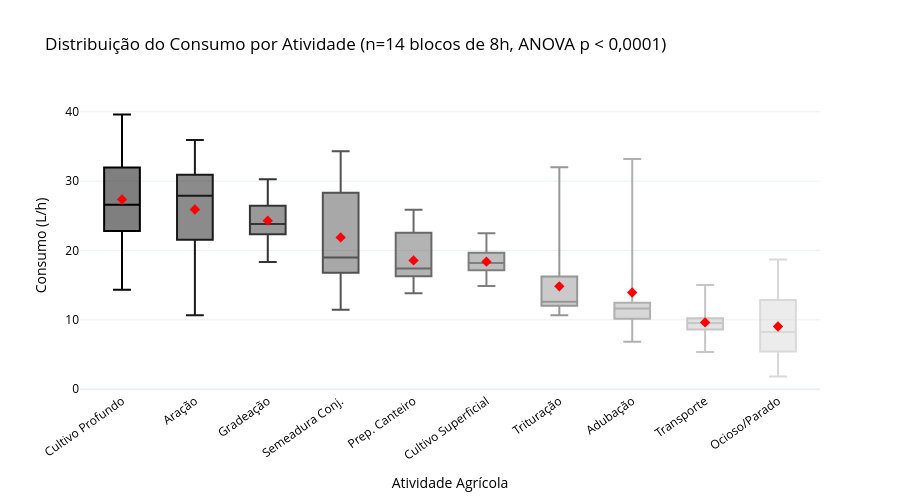

The notebook cell saved with this chart:
### Code cell
# --- CELL 9b: Fuel Rate by Activity (ANOVA + Tukey, balanced blocks) ---

BLOCK_SIZE = 28800  # 8 hours at 10 Hz
ALPHA = 0.001
MIN_HOURS = 8.0     # Mínimo de 1 bloco completo
print("--- Comparação de Médias de Consumo por Atividade — Blocos balanceados de 8h ---\n")

# Dicionário de tradução das atividades
ACTIVITY_PT = {
    'Ploughing': 'Aração',
    'Cultivating (deep)': 'Cultivo Profundo',
    'Cultivating (shallow)': 'Cultivo Superficial',
    'Disc harrowing': 'Gradeação',
    'Power harrowing': 'Grade Rotativa',
    'Seedbed combination': 'Prep. Canteiro',
    'Seed drill combination': 'Semeadura Conj.',
    'Seed drill combination 3m': 'Semeadura Conj. 3m',
    'Seed drill combination 4m': 'Semeadura Conj. 4m',
    'Fertilizing': 'Adubação',
    'Spraying': 'Pulverização',
    'Mulching': 'Trituração',
    'Mowing (front)': 'Roçada (frontal)',
    'Mowing (large-scale)': 'Roçada (larga)',
    'Swathing': 'Enleiramento',
    'Transport': 'Transporte',
    'Rotary tilling': 'Enxada Rotativa',
    'Precision air seeding': 'Semeadura Pneumática',
    'not working': 'Ocioso/Parado',
}

if 'full_df' in locals():
    # 1. Filtrar motor ligado
    df_stats = full_df[(full_df['engine_rpm'] > 0) & (full_df['fuel_rate'].notnull())].copy()

    # 2. Agregar em blocos de 8h por atividade
    blocks = []
    for activity, grp in df_stats.groupby('activity'):
        grp_sorted = grp.sort_values('timestamp')
        n_blocks = len(grp_sorted) // BLOCK_SIZE
        if n_blocks < 1:
            continue
        for i in range(n_blocks):
            chunk = grp_sorted.iloc[i * BLOCK_SIZE : (i + 1) * BLOCK_SIZE]
            blocks.append({
                'activity': activity,
                'fuel_rate': chunk['fuel_rate'].mean(),
            })

    df_blocks = pd.DataFrame(blocks)

    # 3. Filtrar atividades com blocos insuficientes
    min_blocks = max(1, int(MIN_HOURS * 3600 * 10 / BLOCK_SIZE))
    group_counts = df_blocks.groupby('activity').size()
    valid = group_counts[group_counts >= min_blocks].index
    df_blocks = df_blocks[df_blocks['activity'].isin(valid)]

    # 4. Balancear
    group_counts = df_blocks.groupby('activity').size()
    min_n = group_counts.min()
    limiting = group_counts.idxmin()
    print(f"Repetições por atividade (antes do balanceamento, ≥ {min_blocks} blocos):")
    print(group_counts.sort_values(ascending=False).to_string())
    print(f"\nBalanceando todos os grupos para n = {min_n} (limitado por {ACTIVITY_PT.get(limiting, limiting)})\n")

    df_balanced = (
        df_blocks
        .groupby('activity', group_keys=False)
        .apply(lambda g: g.sample(n=min_n, random_state=42))
        .reset_index(drop=True)
    )

    # 5. Traduzir atividades para português
    df_balanced['atividade'] = df_balanced['activity'].map(ACTIVITY_PT).fillna(df_balanced['activity'])

    # 6. ANOVA
    groups = [d['fuel_rate'].values for _, d in df_balanced.groupby('atividade')]
    f_stat, p_value = stats.f_oneway(*groups)
    print(f"ANOVA F = {f_stat:.2f} | p = {p_value:.4e}")
    print(f"Nível de significância: α = {ALPHA}")
    print(f"Total de repetições: {len(df_balanced)} ({min_n} por atividade × {df_balanced['atividade'].nunique()} atividades)")

    if p_value < ALPHA:
        # 7. Tukey HSD + CLD
        tukey = pairwise_tukeyhsd(endog=df_balanced['fuel_rate'], groups=df_balanced['atividade'], alpha=ALPHA)
        summary = df_balanced.groupby('atividade')['fuel_rate'].agg(['mean', 'std']).sort_values('mean', ascending=False)
        letter_dict = get_cld_letters(tukey, summary['mean'])
        summary['Group'] = summary.index.map(letter_dict)

        print(f"\n=== Consumo Médio por Atividade (n = {min_n} blocos, Tukey HSD α = {ALPHA}) ===")
        print(f"{'Atividade':<30} | {'Média ± DP (L/h)':<20} | {'Grupo'}")
        print("-" * 70)
        for atividade, row in summary.iterrows():
            print(f"{atividade:<30} | {row['mean']:.2f} ± {row['std']:.2f}         | {row['Group']}")
        print("-" * 70)

        # 8. Boxplot (escala de cinza)
        n_colors = len(summary)
        custom_greys = pc.sample_colorscale('Greys', np.linspace(1.0, 0.25, n_colors))

        fig = px.box(
            df_balanced, x='atividade', y='fuel_rate', color='atividade',
            category_orders={'atividade': summary.index.tolist()},
            color_discrete_sequence=custom_greys,
            title=f"Distribuição do Consumo por Atividade (n={min_n} blocos de 8h, ANOVA p < 0,0001)",
            labels={'fuel_rate': 'Consumo (L/h)', 'atividade': 'Atividade Agrícola'},
            points=False,
        )
        fig.add_trace(go.Scatter(
            x=summary.index, y=summary['mean'],
            mode='markers', marker=dict(color='red', size=8, symbol='diamond'),
            name='Média',
        ))
        fig.update_layout(showlegend=False, height=500, template='plotly_white',
                          font=dict(color="black"),
                          xaxis_tickangle=-35)
        fig.show()
    else:
        print("Nenhuma diferença significativa encontrada.")
else:
    print("ERRO: full_df não carregado.")

### Figure 1 — Plotly figure (JSON) as saved in the notebook; plotly's stock layout.template omitted (floating-point values rounded to 4 significant figures)
{"data": [{"alignmentgroup": "True", "boxpoints": false, "hovertemplate": "Atividade Agrícola=%{x}<br>Consumo (L/h)=%{y}<extra></extra>", "legendgroup": "Cultivo Profundo", "marker": {"color": "rgb(0, 0, 0)"}, "name": "Cultivo Profundo", "notched": false, "offsetgroup": "Cultivo Profundo", "orientation": "v", "showlegend": true, "type": "box", "x": ["Cultivo Profundo", "Cultivo Profundo", "Cultivo Profundo", "Cultivo Profundo", "Cultivo Profundo", "Cultivo Profundo", "Cultivo Profundo", "Cultivo Profundo", "Cultivo Profundo", "Cultivo Profundo", "Cultivo Profundo", "Cultivo Profundo", "Cultivo Profundo", "Cultivo Profundo"], "x0": " ", "xaxis": "x", "y": [24.61, 25.73, 14.32, 27.17, 26.02, 33.98, 22.81, 31.97, 20.73, 31.71, 39.6, 19.2, 31.65, 33.57], "y0": " ", "yaxis": "y"}, {"alignmentgroup": "True", "boxpoints": false, "hovertemplate": "Atividade Agrícola=%{x}<br>Consumo (L/h)=%{y}<extra></extra>", "legendgroup": "Aração", "marker": {"color": "rgb(25, 25, 25)"}, "name": "Aração", "notched": false, "offsetgroup": "Aração", "orientation": "v", "showlegend": true, "type": "box", "x": ["Aração", "Aração", "Aração", "Aração", "Aração", "Aração", "Aração", "Aração", "Aração", "Aração", "Aração", "Aração", "Aração", "Aração"], "x0": " ", "xaxis": "x", "y": [10.66, 16.03, 33.87, 28.29, 24.58, 13.79, 30.92, 35.91, 29.03, 21.56, 34.79, 27.52, 29.42, 26.38], "y0": " ", "yaxis": "y"}, {"alignmentgroup": "True", "boxpoints": false, "hovertemplate": "Atividade Agrícola=%{x}<br>Consumo (L/h)=%{y}<extra></extra>", "legendgroup": "Gradeação", "marker": {"color": "rgb(52, 52, 52)"}, "name": "Gradeação", "notched": false, "offsetgroup": "Gradeação", "orientation": "v", "showlegend": true, "type": "box", "x": ["Gradeação", "Gradeação", "Gradeação", "Gradeação", "Gradeação", "Gradeação", "Gradeação", "Gradeação", "Gradeação", "Gradeação", "Gradeação", "Gradeação", "Gradeação", "Gradeação"], "x0": " ", "xaxis": "x", "y": [25.17, 25.82, 23.13, 24.1, 22.33, 19.75, 29.91, 30.27, 26.44, 23.28, 18.34, 23.56, 21.55, 26.56], "y0": " ", "yaxis": "y"}, {"alignmentgroup": "True", "boxpoints": false, "hovertemplate": "Atividade Agrícola=%{x}<br>Consumo (L/h)=%{y}<extra></extra>", "legendgroup": "Semeadura Conj.", "marker": {"color": "rgb(82, 82, 82)"}, "name": "Semeadura Conj.", "notched": false, "offsetgroup": "Semeadura Conj.", "orientation": "v", "showlegend": true, "type": "box", "x": ["Semeadura Conj.", "Semeadura Conj.", "Semeadura Conj.", "Semeadura Conj.", "Semeadura Conj.", "Semeadura Conj.", "Semeadura Conj.", "Semeadura Conj.", "Semeadura Conj.", "Semeadura Conj.", "Semeadura Conj.", "Semeadura Conj.", "Semeadura Conj.", "Semeadura Conj."], "x0": " ", "xaxis": "x", "y": [11.47, 30.43, 18.03, 19.93, 17.51, 16.98, 23.42, 28.34, 28.08, 16.78, 14.07, 31.28, 34.3, 15.75], "y0": " ", "yaxis": "y"}, {"alignmentgroup": "True", "boxpoints": false, "hovertemplate": "Atividade Agrícola=%{x}<br>Consumo (L/h)=%{y}<extra></extra>", "legendgroup": "Prep. Canteiro", "marker": {"color": "rgb(104, 104, 104)"}, "name": "Prep. Canteiro", "notched": false, "offsetgroup": "Prep. Canteiro", "orientation": "v", "showlegend": true, "type": "box", "x": ["Prep. Canteiro", "Prep. Canteiro", "Prep. Canteiro", "Prep. Canteiro", "Prep. Canteiro", "Prep. Canteiro", "Prep. Canteiro", "Prep. Canteiro", "Prep. Canteiro", "Prep. Canteiro", "Prep. Canteiro", "Prep. Canteiro", "Prep. Canteiro", "Prep. Canteiro"], "x0": " ", "xaxis": "x", "y": [14.13, 16.57, 23.52, 19.38, 18.59, 16.3, 17.22, 14.17, 17.55, 25.86, 23.25, 13.85, 17.03, 22.57], "y0": " ", "yaxis": "y"}, {"alignmentgroup": "True", "boxpoints": false, "hovertemplate": "Atividade Agrícola=%{x}<br>Consumo (L/h)=%{y}<extra></extra>", "legendgroup": "Cultivo Superficial", "marker": {"color": "rgb(127, 127, 127)"}, "name": "Cultivo Superficial", "notched": false, "offsetgroup": "Cultivo Superficial", "orientation": "v", "showlegend": true, "type": "box", "x": ["Cultivo Superficial", "Cultivo Superficial", "Cultivo Superficial", "Cultivo Superficial", "Cultivo Superficial", "Cultivo Superficial", "Cultivo Superficial", "Cultivo Superficial", "Cultivo Superficial", "Cultivo Superficial", "Cultivo Superficial", "Cultivo Superficial", "Cultivo Superficial", "Cultivo Superficial"], "x0": " ", "xaxis": "x", "y": [14.87, 20.08, 17.73, 18.29, 22.47, 17.2, 16.53, 17.16, 19.27, 19.62, 16.65, 19.68, 18.08, 19.85], "y0": " ", "yaxis": "y"}, {"alignmentgroup": "True", "boxpoints": false, "hovertemplate": "Atividade Agrícola=%{x}<br>Consumo (L/h)=%{y}<extra></extra>", "legendgroup": "Trituração", "marker": {"color": "rgb(150, 150, 150)"}, "name": "Trituração", "notched": false, "offsetgroup": "Trituração", "orientation": "v", "showlegend": true, "type": "box", "x": ["Trituração", "Trituração", "Trituração", "Trituração", "Trituração", "Trituração", "Trituração", "Trituração", "Trituração", "Trituração", "Trituração", "Trituração", "Trituração", "Trituração"], "x0": " ", "xaxis": "x", "y": [12.02, 12.88, 10.67, 10.88, 31.99, 11.1, 12.98, 15.18, 18.8, 16.26, 12.34, 18.28, 12.24, 12.02], "y0": " ", "yaxis": "y"}, {"alignmentgroup": "True", "boxpoints": false, "hovertemplate": "Atividade Agrícola=%{x}<br>Consumo (L/h)=%{y}<extra></extra>", "legendgroup": "Adubação", "marker": {"color": "rgb(176, 176, 176)"}, "name": "Adubação", "notched": false, "offsetgroup": "Adubação", "orientation": "v", "showlegend": true, "type": "box", "x": ["Adubação", "Adubação", "Adubação", "Adubação", "Adubação", "Adubação", "Adubação", "Adubação", "Adubação", "Adubação", "Adubação", "Adubação", "Adubação", "Adubação"], "x0": " ", "xaxis": "x", "y": [25.5, 20.31, 10.79, 6.842, 11.34, 12.22, 12.28, 10.17, 8.32, 9.473, 12.48, 33.18, 10.3, 11.95], "y0": " ", "yaxis": "y"}, {"alignmentgroup": "True", "boxpoints": false, "hovertemplate": "Atividade Agrícola=%{x}<br>Consumo (L/h)=%{y}<extra></extra>", "legendgroup": "Transporte", "marker": {"color": "rgb(198, 198, 198)"}, "name": "Transporte", "notched": false, "offsetgroup": "Transporte", "orientation": "v", "showlegend": true, "type": "box", "x": ["Transporte", "Transporte", "Transporte", "Transporte", "Transporte", "Transporte", "Transporte", "Transporte", "Transporte", "Transporte", "Transporte", "Transporte", "Transporte", "Transporte"], "x0": " ", "xaxis": "x", "y": [8.605, 7.576, 10.24, 9.978, 11.97, 8.848, 9.242, 7.175, 12.11, 8.969, 15.03, 9.933, 5.348, 9.82], "y0": " ", "yaxis": "y"}, {"alignmentgroup": "True", "boxpoints": false, "hovertemplate": "Atividade Agrícola=%{x}<br>Consumo (L/h)=%{y}<extra></extra>", "legendgroup": "Ocioso/Parado", "marker": {"color": "rgb(217, 217, 217)"}, "name": "Ocioso/Parado", "notched": false, "offsetgroup": "Ocioso/Parado", "orientation": "v", "showlegend": true, "type": "box", "x": ["Ocioso/Parado", "Ocioso/Parado", "Ocioso/Parado", "Ocioso/Parado", "Ocioso/Parado", "Ocioso/Parado", "Ocioso/Parado", "Ocioso/Parado", "Ocioso/Parado", "Ocioso/Parado", "Ocioso/Parado", "Ocioso/Parado", "Ocioso/Parado", "Ocioso/Parado"], "x0": " ", "xaxis": "x", "y": [1.839, 8.523, 3.641, 15.7, 15.53, 6.945, 5.608, 4.255, 12.85, 9.142, 18.7, 5.437, 10.53, 7.992], "y0": " ", "yaxis": "y"}, {"marker": {"color": "red", "size": 8, "symbol": "diamond"}, "mode": "markers", "name": "Média", "type": "scatter", "x": ["Cultivo Profundo", "Aração", "Gradeação", "Semeadura Conj.", "Prep. Canteiro", "Cultivo Superficial", "Trituração", "Adubação", "Transporte", "Ocioso/Parado"], "y": [27.36, 25.91, 24.3, 21.88, 18.57, 18.39, 14.83, 13.94, 9.632, 9.049]}], "layout": {"boxmode": "overlay", "font": {"color": "black"}, "height": 500, "legend": {"title": {"text": "Atividade Agrícola"}, "tracegroupgap": 0}, "showlegend": false, "title": {"text": "Distribuição do Consumo por Atividade (n=14 blocos de 8h, ANOVA p < 0,0001)"}, "xaxis": {"anchor": "y", "categoryarray": ["Cultivo Profundo", "Aração", "Gradeação", "Semeadura Conj.", "Prep. Canteiro", "Cultivo Superficial", "Trituração", "Adubação", "Transporte", "Ocioso/Parado"], "categoryorder": "array", "domain": [0, 1], "tickangle": -35, "title": {"text": "Atividade Agrícola"}}, "yaxis": {"anchor": "x", "domain": [0, 1], "title": {"text": "Consumo (L/h)"}}}}
